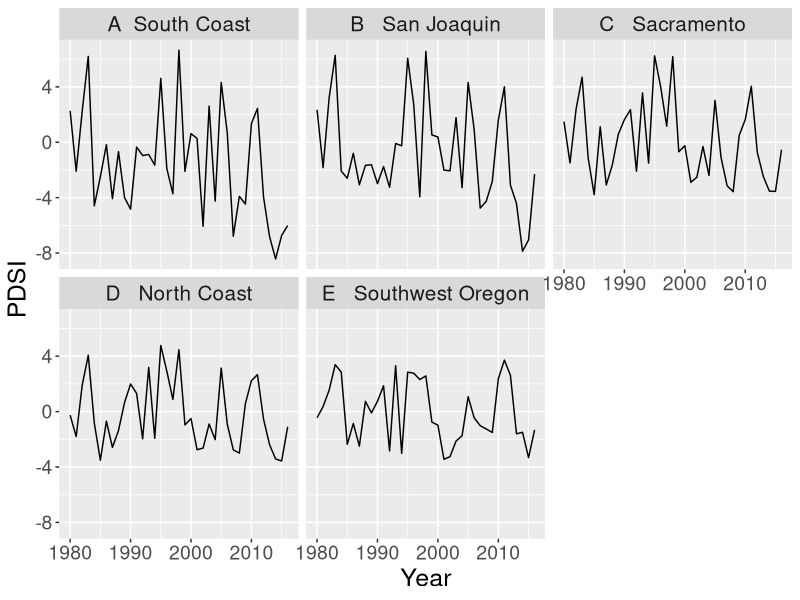

Write R code to recreate this figure.
##################################################################################
## Daniel Anstett
## PALMER DROUGHT SEVERITY INDEX (PSDI) GRAPHS
## Testing the impact of Region, Year and Drought Treatment
## Family, block and year are random variables
##
## Last Modified January 21, 2020
###################################################################################

# PDSI data accessed from NOAA
# ftp://ftp.ncdc.noaa.gov/pub/data/cirs/climdiv/
# see drought-readme.txt for row codes 
# https://www.ncdc.noaa.gov/monitoring-references/maps/images/us-climate-divisions-names.jpg

###################################################################################
#Import libraries
library(tidyverse)

###################################################################################
#Imports main dataset
pdsi <- read.csv("Data/PDSI.csv", header=T)

#merge State and Division ID
pdsi <- pdsi %>% mutate(Division = paste(State, Div, sep = "_"))

#Filter out wanted Divisions
pdsi <- pdsi %>% filter (Division=="CA_1" | Division=="CA_2" | Division=="CA_5" | Division=="CA_6" 
                         | Division=="OR_3")

#Take Mean of JJA
pdsi <- pdsi %>% mutate(PDSI = rowMeans(select(pdsi, m_6,m_7,m_8)))

#Select June, July, August
pdsi <- pdsi %>% select(Division,Year,PDSI)

#Give Divisions order and names that make sense
pdsi <- pdsi %>% mutate(Reg=ifelse(Division =="CA_6", "A  South Coast", 
                                   ifelse((Division=="CA_5"), "B   San Joaquin", 
                                          ifelse((Division=="CA_2"), "C   Sacramento",
                                                 ifelse((Division=="CA_1"), "D   North Coast", "E   Southwest Oregon")))))

#Filter only to 1980 to 2020
pdsi <- pdsi %>%filter(Year>1979) %>% filter(Year<2017)

###################################################################################
#Make graph of PDSI from 1980 to 2016
pdsi_graph <-ggplot(pdsi , aes(x=Year, y=PDSI))+ 
  geom_line()+
  facet_wrap(.~Reg)+
  theme(axis.title = element_text(size = 18))+
  theme(axis.text = element_text(size = 14))+
  theme(strip.text = element_text(size = 15))
pdsi_graph 

#ggsave("pdsi_1980.pdf", width = 12, height = 7, units = "in")

###################################################################################
